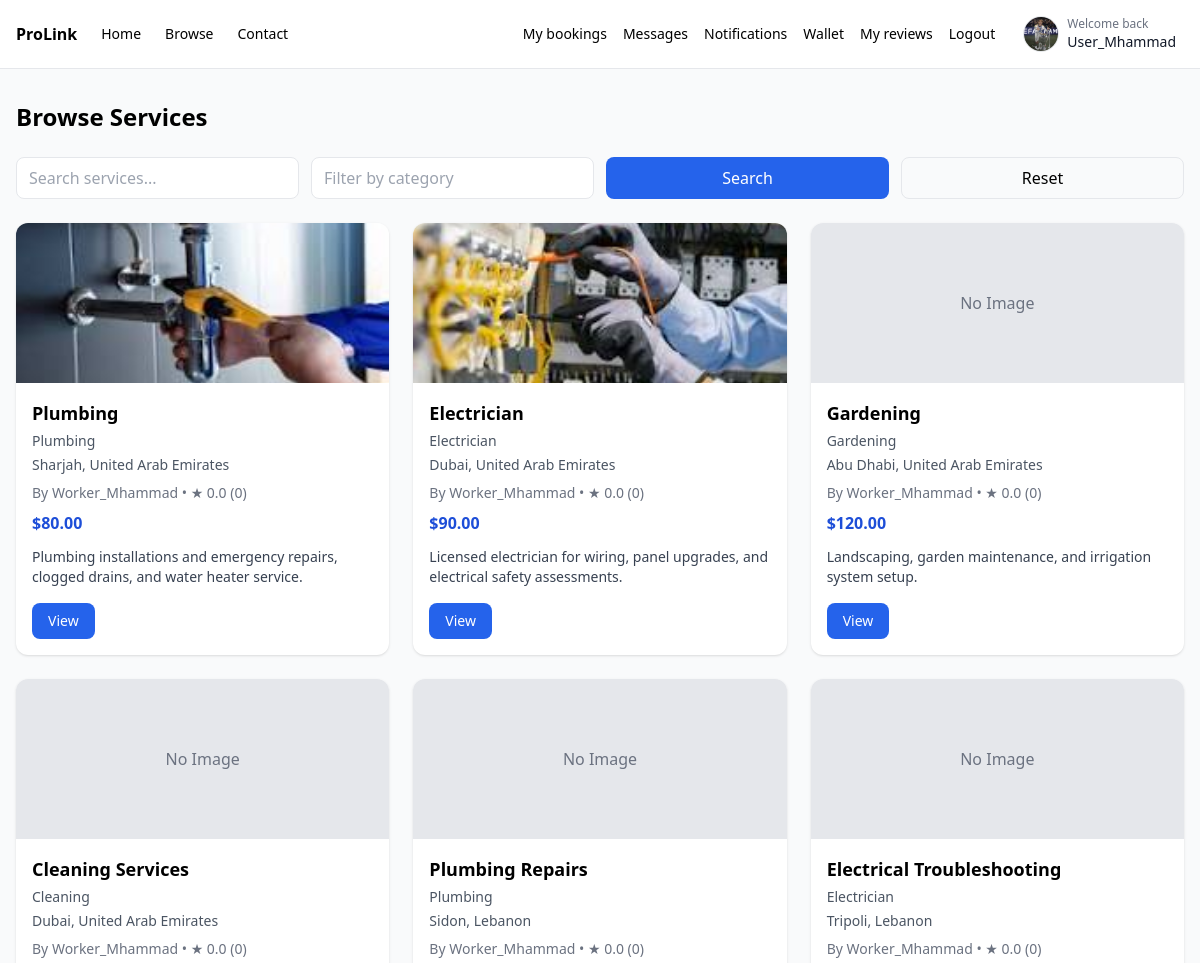
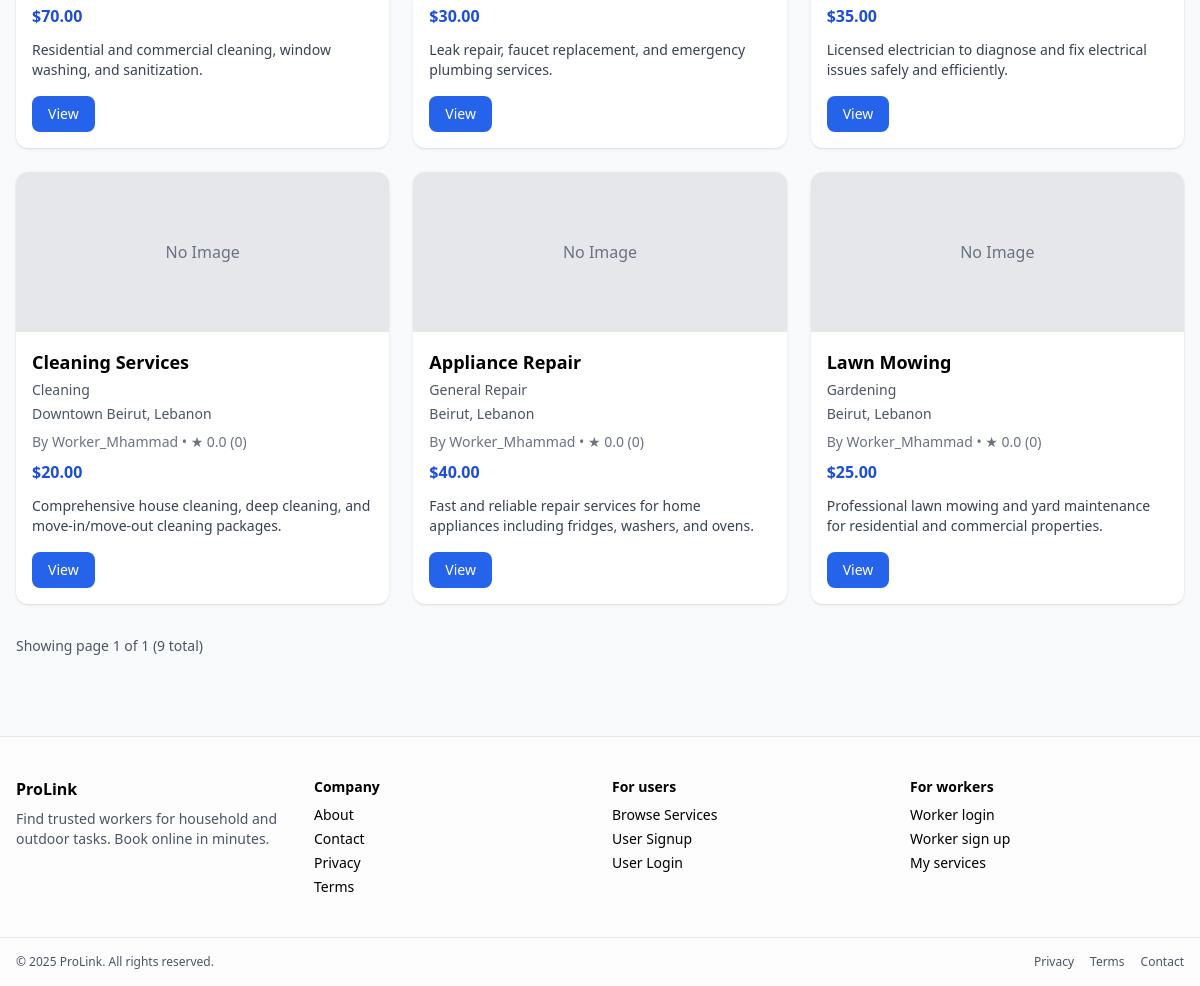
/user/browse-services.php (signed in), run on the app's committed database (2 pictures, top to bottom).
### tables this page shows
CREATE TABLE `users` (
  `user_id` int(11) NOT NULL,
  `full_name` varchar(100) NOT NULL,
  `email` varchar(100) NOT NULL,
  `password` varchar(255) NOT NULL,
  `phone` varchar(20) DEFAULT NULL,
  `address` varchar(255) DEFAULT NULL,
  `profile_image` varchar(255) DEFAULT NULL,
  `created_at` timestamp NOT NULL DEFAULT current_timestamp()
);

CREATE TABLE `services` (
  `service_id` int(11) NOT NULL,
  `worker_id` int(11) NOT NULL,
  `title` varchar(150) NOT NULL,
  `description` text NOT NULL,
  `category` varchar(100) NOT NULL,
  `price` decimal(10,2) NOT NULL,
  `location` varchar(150) DEFAULT NULL,
  `status` enum('active','inactive') DEFAULT 'active',
  `created_at` timestamp NOT NULL DEFAULT current_timestamp()
);

CREATE TABLE `workers` (
  `worker_id` int(11) NOT NULL,
  `full_name` varchar(100) NOT NULL,
  `email` varchar(100) NOT NULL,
  `password` varchar(255) NOT NULL,
  `phone` varchar(20) DEFAULT NULL,
  `skill_category` varchar(100) DEFAULT NULL,
  `hourly_rate` decimal(10,2) DEFAULT NULL,
  `bio` text DEFAULT NULL,
  `rating` float DEFAULT 0,
  `created_at` timestamp NOT NULL DEFAULT current_timestamp(),
  `status` enum('active','inactive') DEFAULT 'active',
  `profile_image` varchar(255) DEFAULT NULL
);

### user/browse-services.php (the view, shortened to what this page needs)
<?php
$q        = isset($_GET['q'])        ? trim($_GET['q'])        : '';
$category = isset($_GET['category']) ? trim($_GET['category']) : '';
$page     = isset($_GET['page'])     ? max(1, (int)$_GET['page']) : 1;
$perPage  = 9;
$offset   = ($page - 1) * $perPage;
$where = [];
$params = [];
$types  = '';
$whereSql = count($where) ? ('WHERE ' . implode(' AND ', $where)) : '';
$sqlCount = "SELECT COUNT(*) AS total FROM services s LEFT JOIN workers w ON w.worker_id = s.worker_id $whereSql";
$stCount = $conn->prepare($sqlCount);
$stCount->execute();
$resCount = $stCount->get_result();
$total = ($row = $resCount->fetch_assoc()) ? (int)$row['total'] : 0;
$sql = "
SELECT
  s.service_id,
  s.worker_id,
  s.title,
  s.category,
  s.price,
  s.location,
  s.description,
  w.full_name AS worker_name,
  COALESCE(rv.avg_rating, w.rating, 0) AS avg_rating,
  COALESCE(rv.review_count, 0) AS review_count,
  (
    SELECT si.file_path
    FROM service_images si
    WHERE si.service_id = s.service_id
    ORDER BY si.image_id ASC
    LIMIT 1
  ) AS image_path
FROM services s
LEFT JOIN workers w ON w.worker_id = s.worker_id
LEFT JOIN (
  SELECT worker_id, AVG(rating) AS avg_rating, COUNT(*) AS review_count
  FROM reviews
  GROUP BY worker_id
) rv ON rv.worker_id = s.worker_id
$whereSql
ORDER BY s.service_id DESC
LIMIT ? OFFSET ?
";
$st = $conn->prepare($sql);
if ($types === '') {
    $st->bind_param('ii', $perPage, $offset);
} else {
    $types2 = $types . 'ii';
    $params2 = array_merge($params, [$perPage, $offset]);
    $st->bind_param($types2, ...$params2);
}
$st->execute();
$res = $st->get_result();
$items = [];
while ($row = $res->fetch_assoc()) {
    $items[] = $row;
}
$totalPages = (int)ceil(max(1, $total) / $perPage);
function h($s){ return htmlspecialchars($s ?? '', ENT_QUOTES, 'UTF-8'); }
?>
<!DOCTYPE html>
<html lang="en">
<head>
    <?php include dirname(__DIR__) . '/partials/navbar.php';?>
  <script src="https://cdn.tailwindcss.com"></script>
</head>
<body class="bg-gray-50 min-h-screen">
  <div class="max-w-7xl mx-auto px-4 py-8">
    <h1 class="text-2xl font-bold mb-6">Browse Services</h1>
    <form class="mb-6 grid grid-cols-1 md:grid-cols-4 gap-3" method="get" action="">
      <input type="text" name="q" placeholder="Search services..." value="<?= h($q) ?>" class="border rounded-lg px-3 py-2 w-full">
      <input type="text" name="category" placeholder="Filter by category" value="<?= h($category) ?>" class="border rounded-lg px-3 py-2 w-full">
      <button class="md:col-span-1 bg-blue-600 text-white rounded-lg px-4 py-2" type="submit">Search</button>
      <a href="<?= h($_SERVER['PHP_SELF']) ?>" class="md:col-span-1 text-center border rounded-lg px-4 py-2">Reset</a>
    </form>
    <?php if ($total === 0): ?>
      <div class="bg-white border rounded-xl p-6 text-gray-600">No services found.</div>
    <?php else: ?>
      <div class="grid grid-cols-1 sm:grid-cols-2 lg:grid-cols-3 gap-6">
        <?php foreach ($items as $it): ?>
          <div class="bg-white shadow rounded-xl overflow-hidden flex flex-col">
            <?php if (!empty($it['image_path'])): ?>
              <img src="<?= h($it['image_path']) ?>" alt="<?= h($it['title']) ?>" class="w-full h-40 object-cover">
            <?php else: ?>
              <div class="w-full h-40 bg-gray-200 flex items-center justify-center text-gray-500">No Image</div>
            <?php endif; ?>
            <div class="p-4 flex-1 flex flex-col">
              <h3 class="text-lg font-semibold mb-1"><?= h($it['title']) ?></h3>
              <div class="text-sm text-gray-600 mb-1"><?= h($it['category']) ?></div>
              <div class="text-sm text-gray-600 mb-2"><?= h($it['location']) ?></div>
              <div class="text-sm text-gray-500 mb-2">By <?= h($it['worker_name'] ?? 'Unknown') ?> • ★ <?= number_format((float)($it['avg_rating'] ?? 0), 1) ?> (<?= (int)($it['review_count'] ?? 0) ?>)</div>
              <div class="text-blue-700 font-bold mb-3">$<?= number_format((float)$it['price'], 2) ?></div>
              <p class="text-sm text-gray-700 line-clamp-3 mb-4"><?= h(mb_strimwidth($it['description'] ?? '', 0, 160, '…', 'UTF-8')) ?></p>
              <div class="mt-auto">
              <a
              href="<?= $baseUrl ?>/service.php?id=<?= (int)$it['service_id'] ?>"
              class="inline-block bg-blue-600 hover:bg-blue-700 text-white text-sm rounded-lg px-4 py-2"
        >
          View
        </a>
      </div>
            </div>
          </div>
        <?php endforeach; ?>
      </div>
      <div class="mt-8 flex items-center justify-between">
        <div class="text-sm text-gray-600">Showing page <?= (int)$page ?> of <?= (int)$totalPages ?> (<?= (int)$total ?> total)</div>
      </div>
    <?php endif; ?>
  </div>
   <?php include dirname(__DIR__) . '/partials/footer.php'; ?>
</body>
</html>

### partials/navbar.php (shortened to what this page needs)
<?php
$root = dirname(__DIR__);
$baseUrl = defined('BASE_URL') ? rtrim((string)BASE_URL, '/') : '/Prolink';
if (!function_exists('initials_from_name')) {
  function initials_from_name(string $name): string {
    $name = trim(str_replace('_', ' ', $name));
    $parts = preg_split('/\s+/', $name);
    $ini = '';
    foreach ($parts as $p) {
      $p = trim($p);
      $ini .= function_exists('mb_substr') ? mb_strtoupper(mb_substr($p, 0, 1)) : strtoupper(substr($p, 0, 1));
      $len = function_exists('mb_strlen') ? mb_strlen($ini) : strlen($ini);
      if ($len >= 2) break;
    }
    return $ini !== '' ? $ini : 'U';
  }
}
if (!function_exists('prolink_profile_image_from_db')) {
  function prolink_profile_image_from_db(?string $relPath, string $baseUrl, string $root): ?string {
    $relPath = trim((string)$relPath);
    $relPath = ltrim($relPath, '/');
    $fs = $root . '/' . $relPath;
    return $baseUrl . '/' . $relPath . '?v=' . @filemtime($fs);
  }
}
?>
<nav class="bg-white border-b">
  <div class="max-w-7xl mx-auto px-4 py-3 flex items-center justify-between">
    <div class="flex items-center gap-6">
      <a href="<?= h($baseUrl) ?>/" class="font-bold">ProLink</a>
      <a href="<?= h($baseUrl) ?>/" class="text-sm">Home</a>
      <a href="<?= h($baseUrl) ?>/browse.php" class="text-sm">Browse</a>
      <a href="<?= h($baseUrl) ?>/pages/contact.php" class="text-sm">Contact</a>
    </div>
    <div class="flex items-center gap-4">
      <?php if (!empty($_SESSION['user_id'])): ?>
        <?php
          $uid = (int)$_SESSION['user_id'];
          $displayName = 'User';
          $profileImageRel = null;
          $hasImgCol = (function_exists('col_exists') && isset($conn) && ($conn instanceof mysqli))
            ? col_exists($conn, 'users', 'profile_image')
            : false;
          if (isset($conn) && ($conn instanceof mysqli)) {
            if ($hasImgCol) {
              $st = @$conn->prepare('SELECT full_name, profile_image FROM users WHERE user_id=? LIMIT 1');
            } else {
              $st = @$conn->prepare('SELECT full_name FROM users WHERE user_id=? LIMIT 1');
            }
            if ($st) {
              @$st->bind_param('i', $uid);
              @$st->execute();
              $res = @$st->get_result();
              $row = $res ? $res->fetch_assoc() : null;
              if (!empty($row['full_name'])) $displayName = (string)$row['full_name'];
              if ($hasImgCol && !empty($row['profile_image'])) $profileImageRel = (string)$row['profile_image'];
            }
          }
          $imgUrl = prolink_profile_image_from_db($profileImageRel, $baseUrl, $root);
          $initials = initials_from_name($displayName);
        ?>
        <a class="text-sm" href="<?= h($baseUrl) ?>/user/my-bookings.php">My bookings</a>
        <a class="text-sm" href="<?= h($baseUrl) ?>/user/user-messages.php">Messages</a>
        <a class="text-sm" href="<?= h($baseUrl) ?>/user/notifications.php">Notifications</a>
        <a class="text-sm" href="<?= h($baseUrl) ?>/user/wallet.php">Wallet</a>
        <a class="text-sm" href="<?= h($baseUrl) ?>/user/my-reviews.php">My reviews</a>
        <a class="text-sm" href="<?= h($baseUrl) ?>/auth/logout.php">Logout</a>
        <a href="<?= h($baseUrl) ?>/user/profile.php"
           class="flex items-center gap-2 ml-1 px-2 py-1 rounded-full hover:bg-gray-50"
           title="Edit profile">
          <?php if (!empty($imgUrl)): ?>
            <img src="<?= h($imgUrl) ?>" alt="Profile" class="w-9 h-9 rounded-full object-cover border" />
          <?php else: ?>
            <div class="w-9 h-9 rounded-full bg-blue-600 text-white flex items-center justify-center text-xs font-semibold">
              <?= h($initials) ?>
            </div>
          <?php endif; ?>
          <div class="hidden md:block leading-tight">
            <div class="text-xs text-gray-500">Welcome back</div>
            <div class="text-sm font-medium text-gray-900 max-w-[180px] truncate"><?= h($displayName) ?></div>
          </div>
        </a>
      <?php elseif (!empty($_SESSION['admin_id'])): ?>
        <a class="text-sm" href="<?= h($baseUrl) ?>/admin/view-notifications.php">Notifications</a>
        <a class="text-sm" href="<?= h($baseUrl) ?>/auth/logout.php">Logout</a>
      <?php else: ?>
        <a class="text-sm" href="<?= h($baseUrl) ?>/auth/login.php">Login</a>
        <a class="text-sm bg-blue-600 text-white px-3 py-1 rounded" href="<?= h($baseUrl) ?>/auth/register.php">Sign up</a>
      <?php endif; ?>
    </div>
  </div>
</nav>

### data on the page
users: profile_image (picture), full_name "User_Mhammad"
services: title (picture), title "Plumbing", category "Plumbing", location "Sharjah, United Arab Emirates", worker.full_name "Worker_Mhammad", avg_rating "0.0", review_count "0", price "80.00", description "Plumbing installations and emergency repairs, clogged drains, and water heater service."
services: shows a picture, title "Electrician", category "Electrician", location "Dubai, United Arab Emirates", worker.full_name "Worker_Mhammad", avg_rating "0.0", review_count "0", price "90.00", description "Licensed electrician for wiring, panel upgrades, and electrical safety assessments."
services: shows "No Image", title "Gardening", category "Gardening", location "Abu Dhabi, United Arab Emirates", worker.full_name "Worker_Mhammad", avg_rating "0.0", review_count "0", price "120.00", description "Landscaping, garden maintenance, and irrigation system setup."
services: shows "No Image", title "Cleaning Services", category "Cleaning", location "Dubai, United Arab Emirates", worker.full_name "Worker_Mhammad", avg_rating "0.0", review_count "0", price "70.00", description "Residential and commercial cleaning, window washing, and sanitization."
services: shows "No Image", title "Plumbing Repairs", category "Plumbing", location "Sidon, Lebanon", worker.full_name "Worker_Mhammad", avg_rating "0.0", review_count "0", price "30.00", description "Leak repair, faucet replacement, and emergency plumbing services."
services: shows "No Image", title "Electrical Troubleshooting", category "Electrician", location "Tripoli, Lebanon", worker.full_name "Worker_Mhammad", avg_rating "0.0", review_count "0", price "35.00", description "Licensed electrician to diagnose and fix electrical issues safely and efficiently."
services: shows "No Image", title "Cleaning Services", category "Cleaning", location "Downtown Beirut, Lebanon", worker.full_name "Worker_Mhammad", avg_rating "0.0", review_count "0", price "20.00", description "Comprehensive house cleaning, deep cleaning, and move-in/move-out cleaning packages."
services: shows "No Image", title "Appliance Repair", category "General Repair", location "Beirut, Lebanon", worker.full_name "Worker_Mhammad", avg_rating "0.0", review_count "0", price "40.00", description "Fast and reliable repair services for home appliances including fridges, washers, and ovens."
services: shows "No Image", title "Lawn Mowing", category "Gardening", location "Beirut, Lebanon", worker.full_name "Worker_Mhammad", avg_rating "0.0", review_count "0", price "25.00", description "Professional lawn mowing and yard maintenance for residential and commercial properties."

### other printed values
$page "1"
$totalPages "1"
$total "9"
